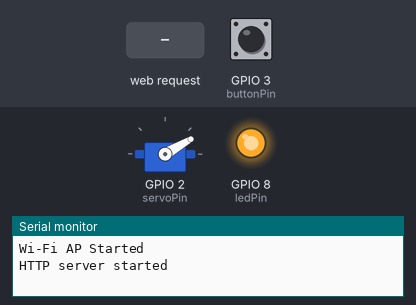
The sketch below on a simulated ESP32-S3. Parts: servo, output pins drawn as LEDs (lit = HIGH), the last lines printed to the serial monitor. The test bench sets the inputs (shaded band); at power-on: GPIO 3 (buttonPin) HIGH.

Above: at 1.2 s.
1.3 s: GPIO 3 (buttonPin) pulled LOW for 0.15 s
4.4 s: HTTP request GET /stop received
At 6.37 s:
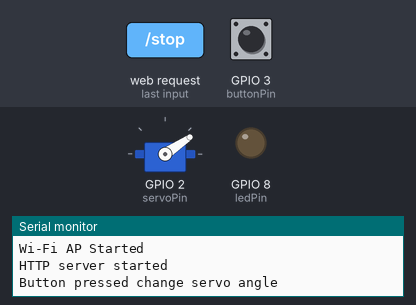
7.4 s: GPIO 3 (buttonPin) pulled LOW for 1 s
At 7.57 s:
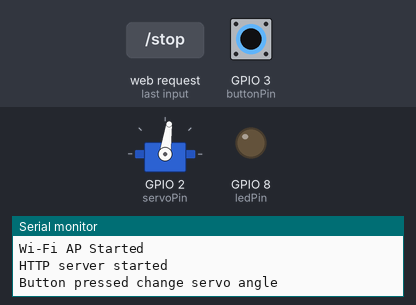
Timing chart, 0 to 10.8 s (numbered marks = the images above; inputs shaded):
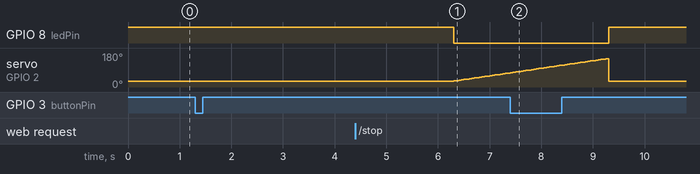

The sketch:

cord_controller_esp32.ino
```cpp
#include <WiFi.h>
#include <WebServer.h>
#include <ESP32Servo.h>

const char* ssid = "ESP_CORD";
const char* password = "12345678";

WebServer server(80);
Servo servo;
int defaultAngle = 30;
int angle = defaultAngle;
int duration = 1; // В хвилинах
bool isServoActive = false;
unsigned long startTime = 0;
bool servoShouldReturn = false;
const int servoPin = 2;
const int buttonPin = 3;
const int ledPin = 8;
bool buttonPressed = false;

void setup() {
    servo.attach(servoPin);
    servo.write(defaultAngle);
    pinMode(buttonPin, INPUT_PULLUP);
    pinMode(ledPin, OUTPUT);
    digitalWrite(ledPin, HIGH);

    Serial.begin(115200);
    WiFi.softAP(ssid, password);
    Serial.println("Wi-Fi AP Started");

    server.on("/", HTTP_GET, []() {
        server.send(200, "text/html", getHTML());
    });

    server.on("/set", HTTP_POST, []() {
        if (server.hasArg("angle") && server.hasArg("time")) {
            angle = server.arg("angle").toInt() * 1.7;
            duration = server.arg("time").toInt();
            startTime = millis() + 5000; // Запуск через 5 секунд
            servoShouldReturn = true;
            server.send(200, "text/html", "<h1>start ok</h1><script>window.setTimeout(function(){window.location.href = '/';}, 1000);</script>");
        } else {
            server.send(400, "text/plain", "Invalid parameters");
        }
    });

    server.on("/status", HTTP_GET, []() {
        unsigned long remaining = 0;
        if (isServoActive) {
            remaining = max((unsigned long)0, (startTime - millis()) / 1000);
        } else if (servoShouldReturn) {
            remaining = max((unsigned long)0, (startTime - millis()) / 1000 + duration * 60);
        }
        server.send(200, "application/json", "{\"remaining\": " + String(remaining) + "}");
    });

    server.on("/stop", HTTP_GET, []() {
      servo.write(defaultAngle);
      digitalWrite(ledPin, HIGH);
      duration=0;
      isServoActive = false;
      server.send(200, "text/html", "<h1>stop ok</h1><script>window.setTimeout(function(){window.location.href = '/';}, 1000);</script>");
    });


    server.begin();
    Serial.println("HTTP server started");
}

void loop() {
    server.handleClient();

    if (digitalRead(buttonPin) == LOW && !buttonPressed) {
        buttonPressed = true;
        Serial.println("Button pressed change servo angle");
        if(isServoActive){
            servo.write(defaultAngle);
            duration=0;
            isServoActive = false;
            digitalWrite(ledPin, HIGH);
        }else{
            angle = 170;
            duration = 3;
            startTime = millis() + 5000; // Запуск через 5 секунд
            servoShouldReturn = true;
        }
    }

    if (digitalRead(buttonPin) == HIGH) {
        buttonPressed = false;
    }

    if (servoShouldReturn && millis() >= startTime) {
        smoothMoveServo(angle, 3000);
        isServoActive = true;
        startTime = millis() + duration * 60000; // Час завершення
        servoShouldReturn = false;
    }

    if (isServoActive && millis() >= startTime) {
        servo.write(defaultAngle);
        isServoActive = false;
        digitalWrite(ledPin, HIGH);
        Serial.println("Servo returned to default");
    }
}

void smoothMoveServo(int targetAngle, int durationMs) {
    int startAngle = servo.read();
    int steps = durationMs / 50; // Крок оновлення кожні 50 мс
    float stepSize = (targetAngle - startAngle) / (float)steps;
    digitalWrite(ledPin, LOW);

    for (int i = 0; i < steps; i++) {
        startAngle += stepSize;
        servo.write(startAngle);
        delay(50);
    }
    servo.write(targetAngle);
}

String getHTML() {
    return "<!DOCTYPE html>"
            "<html lang='en'>"
            "    <head>"
            "        <meta charset='UTF-8'>"
            "        <meta name='viewport' content='width=device-width, initial-scale=1.0'>"
            "        <title>Кордовий контроллер</title>"
            "        <style>"
            "            body {font-family: Arial, sans-serif;background: linear-gradient(to right, #4A90E2, #145DA0);color: white;text-align: center;margin: 0;padding: 20px;}"
            "            h2, h3 {text-shadow: 2px 2px 5px rgba(0, 0, 0, 0.3);}"
            "            form {background: rgba(255, 255, 255, 0.1);padding: 20px;border-radius: 10px;display: inline-block;box-shadow: 0px 4px 10px rgba(0, 0, 0, 0.3);}"
            "            input[type='range'] {width: 80%;margin: 10px 0;}"
            "            input[type='submit'] {background: #FFD700;border: none;padding: 10px 20px;font-size: 16px;cursor: pointer;border-radius: 5px;transition: 0.3s;}"
            "            input[type='submit']:hover {background: #FFC107;}"
            "            a {display: inline-block;margin-top: 10px;text-decoration: none;background: red;color: white;padding: 10px 20px;border-radius: 5px;transition: 0.3s;}"
            "            a:hover {background: darkred;}"
            "        </style>"
            "    </head>"
            "    <body>"
            "        <h2>Кордовий контроллер</h2>"
            "        <form action='/set' method='post'>"
            "            Оберти (0-100 %): <input type='range' name='angle' min='0' max='100' step='10' value='80' required oninput='this.nextElementSibling.value = this.value'><output>80</output><br>"
            "            Час (1-10 хв): <input type='range' name='time' min='1' max='10' value='3' required oninput='this.nextElementSibling.value = this.value'><output>3</output><br>"
            "            <input type='submit' value='Застосувати'><br>"
            "            <a href='/stop'>Стоп</a>"
            "        </form>"
            "        <h3>Залишилось часу: <span id='remaining'>0</span> секунд</h3>"
            "        <script>"
            "            function updateStatus() {"
            "                fetch('/status').then(response => response.json()).then(data => {"
            "                    document.getElementById('remaining').innerText = data.remaining;"
            "                });"
            "            }"
            "            setInterval(updateStatus, 1000);"
            "        </script>"
            "    </body>"
            "</html>";
}
```

Measured:
- by itself, servo on GPIO 2 (servoPin): rises from 74° to 150° in 1.9 s, then falls to 30° in 0.05 s
